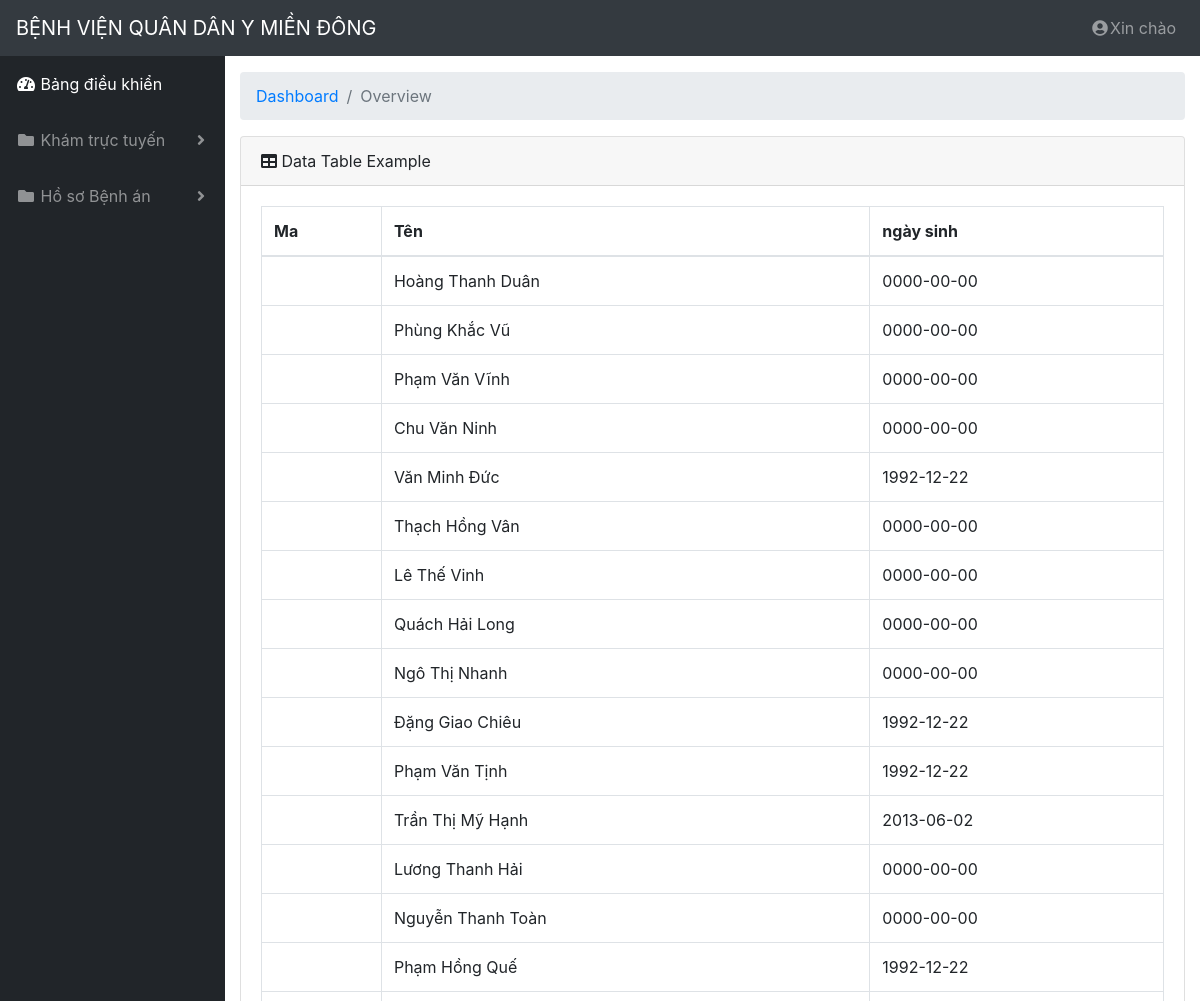
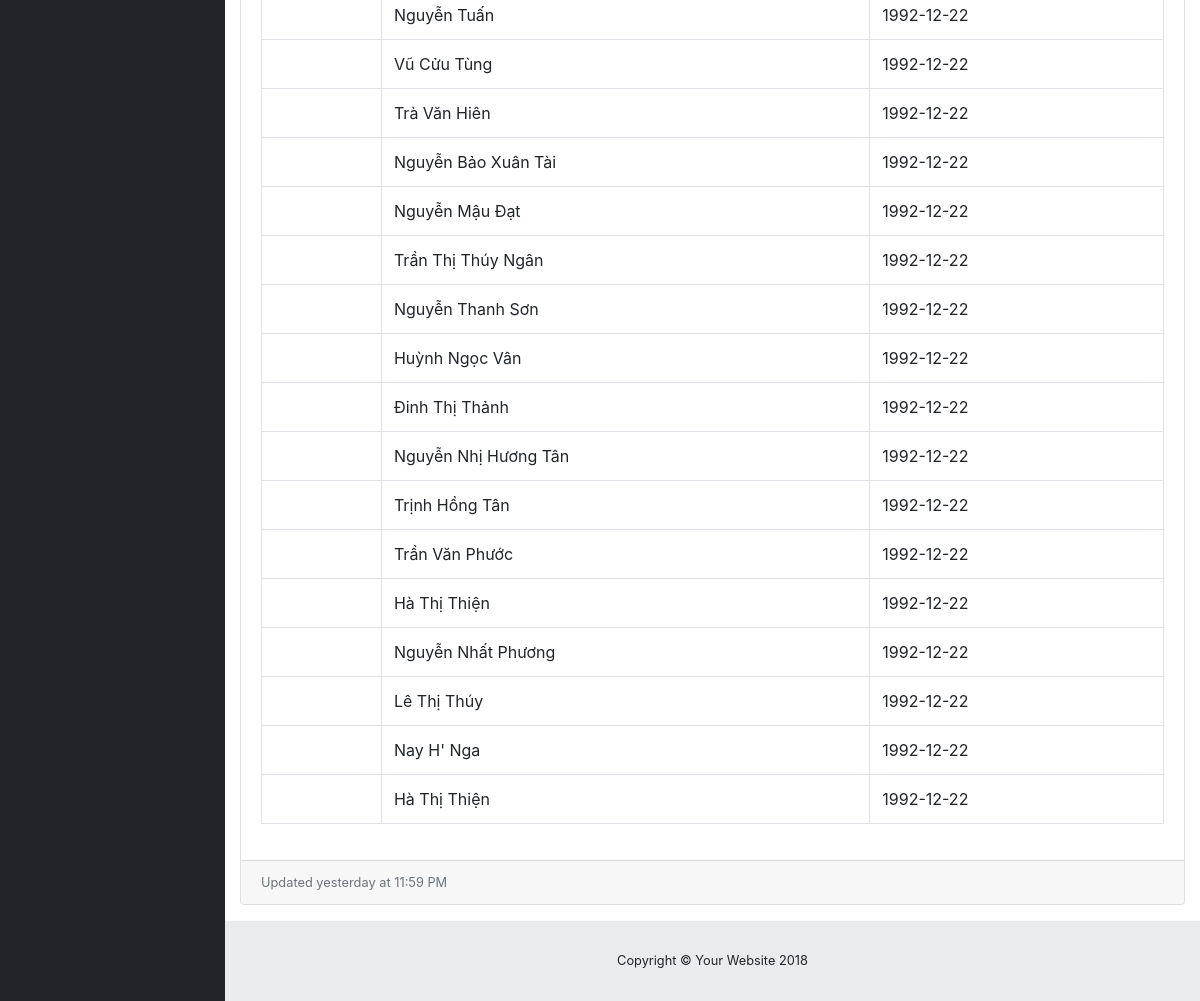
The app's page / (signed in) with its own data (2 pictures, top to bottom).
### tables this page shows
CREATE TABLE `tblbacsi` (
  `id` int(11) NOT NULL,
  `tenBacsi` varchar(255) NOT NULL,
  `idKhoa` int(11) NOT NULL,
  `ngaySinh` date DEFAULT NULL,
  `gioiTinh` char(3) NOT NULL DEFAULT 'Nữ',
  `diaChi` varchar(100) NOT NULL DEFAULT 'Quận 9, TPHCM',
  `CMND` char(9) NOT NULL,
  `trinhDo` char(2) NOT NULL,
  `soDT` char(11) NOT NULL,
  `idDangnhap` int(11) NOT NULL
);

### index.php (called while the page is built, shortened)
<?php
require('lib/router.php');

### views/home.php (the view, shortened to what this page needs)
<?php include('header.php') ?>
    <div id="content-wrapper">
        <div class="container-fluid">
          <ol class="breadcrumb">
            <li class="breadcrumb-item">
              <a href="#">Dashboard</a>
            </li>
            <li class="breadcrumb-item active">Overview</li>
          </ol>
        <?php
            $conn = connection::_open();
            $sql= "select * from tblbacsi";
            $result = mysqli_query($conn,$sql);
        ?>
          <div class="card mb-3">
            <div class="card-header">
              <i class="fas fa-table"></i>
              Data Table Example</div>
            <div class="card-body">
              <div class="table-responsive">
                <table class="table table-bordered" id="dataTable" width="100%" cellspacing="0">
                    <thead>
                        <tr>
                            <th>Ma</th>
                            <th>Tên</th>
                            <th>ngày sinh</th>
                        </tr>
                    </thead>
                    <tbody>
                    <?php
                       while($item = mysqli_fetch_array($result)) {
                            echo "<tr>";
                            echo "<td>".$item['maBacsi']."</td>";
                            echo "<td>".$item['tenBacsi']."</td>";
                            echo "<td>".$item['ngaySinh']."</td>";
                            echo "</tr>";
                        }
                    ?>
                    </tbody>
                </table>
              </div>
            </div>
            <div class="card-footer small text-muted">Updated yesterday at 11:59 PM</div>
          </div>
        </div>
        <footer class="sticky-footer">
          <div class="container my-auto">
            <div class="copyright text-center my-auto">
              <span>Copyright © Your Website 2018</span>
            </div>
          </div>
        </footer>
    </div>
<?php include('footer.php') ?>

### lib/router.php (shortened to what this page needs)
<?php
$request_uri = explode('?', $_SERVER['REQUEST_URI'], 2);
if( isset($_SESSION['user'] ) ){
    switch( $request_uri[0] ){
        case '/':
            require 'views/home.php';
            break;
    }
}
?>

### views/header.php (shortened to what this page needs)
<!DOCTYPE html>
<html lang="en">
  <head>
    <link href="vendor/bootstrap/css/bootstrap.min.css" rel="stylesheet">
    <link href="vendor/fontawesome-free/css/all.min.css" rel="stylesheet" type="text/css">
    <link href="css/bootstrap-datepicker.css" rel="stylesheet" type="text/css">
    <link href="css/sb-admin.css" rel="stylesheet">
    <link href="css/custom.css" rel="stylesheet">
  </head>
  <body id="page-top">
    <nav class="navbar navbar-expand navbar-dark bg-dark static-top">
      <a class="navbar-brand mr-1" href="/">BỆNH VIỆN QUÂN DÂN Y MIỀN ĐÔNG</a>
      <ul class="navbar-nav ml-auto ml-md-0">
        <li class="nav-item dropdown no-arrow">
          <a class="nav-link dropdown-toggle" href="#" id="userDropdown" role="button" data-toggle="dropdown" aria-haspopup="true" aria-expanded="false">
            <i class="fas fa-user-circle fa-fw"></i>Xin chào
          </a>
        </li>
      </ul>
    </nav>
    <div id="wrapper">
      <ul class="sidebar navbar-nav">
        <li class="nav-item active">
          <a class="nav-link" href="/">
            <i class="fas fa-fw fa-tachometer-alt"></i>
            <span>Bảng điều khiển</span>
          </a>
        </li>
        <li class="nav-item dropdown">
          <a class="nav-link dropdown-toggle" href="#" id="pagesDropdown" role="button" data-toggle="dropdown" aria-haspopup="true" aria-expanded="false">
            <i class="fas fa-fw fa-folder"></i>
            <span>Khám trực tuyến</span>
          </a>
        </li>
        <li class="nav-item dropdown">
          <a class="nav-link dropdown-toggle" href="#" id="pagesDropdown" role="button" data-toggle="dropdown" aria-haspopup="true" aria-expanded="false">
            <i class="fas fa-fw fa-folder"></i>
            <span>Hồ sơ Bệnh án</span>
          </a>
        </li>
      </ul>

### views/footer.php (shortened to what this page needs)
</div>
  </body>
</html>

### css/sb-admin.css (style rules this page uses)
html { position: relative; min-height: 100%; }
body { height: 100%; }
#wrapper { display: -webkit-box; display: -ms-flexbox; display: flex; }
#wrapper #content-wrapper { overflow-x: hidden; width: 100%; padding-top: 1rem; padding-bottom: 80px; }
.navbar-nav .nav-item.active .nav-link { color: #fff; }
.navbar-nav .nav-item.dropdown .dropdown-toggle::after { width: 1rem; text-align: center; float: right; vertical-align: 0; border: 0; font-weight: 900; content: '\f105'; font-family: 'Font Awesome 5 Free'; }
.navbar-nav .nav-item.dropdown.no-arrow .dropdown-toggle::after { display: none; }
.sidebar { width: 90px !important; background-color: #212529; min-height: calc(100vh - 56px); }
.sidebar .nav-item:last-child { margin-bottom: 1rem; }
.sidebar .nav-item .nav-link { text-align: center; padding: 0.75rem 1rem; width: 90px; }
.sidebar .nav-item .nav-link span { font-size: 0.65rem; display: block; }
.sidebar .nav-item.dropdown .dropdown-toggle::after { display: none; }
.sidebar .nav-item .nav-link { color: rgba(255, 255, 255, 0.5); }
@media (min-width: 768px) { .sidebar { width: 225px !important; } }
@media (min-width: 768px) { .sidebar .nav-item .nav-link { display: block; width: 100%; text-align: left; padding: 1rem; width: 225px; } }
@media (min-width: 768px) { .sidebar .nav-item .nav-link span { font-size: 1rem; display: inline; } }
@media (min-width: 768px) { .sidebar .nav-item.dropdown .dropdown-toggle::after { display: block; } }
:root { --input-padding-x: 0.75rem; --input-padding-y: 0.75rem; }
footer.sticky-footer { display: -webkit-box; display: -ms-flexbox; display: flex; position: absolute; right: 0; bottom: 0; width: calc(100% - 90px); height: 80px; background-color: #e9ecef; }
footer.sticky-footer .copyright { line-height: 1; font-size: 0.8rem; }
@media (min-width: 768px) { footer.sticky-footer { width: calc(100% - 225px); } }

### records on screen
tblbacsi: tenBacsi "Hoàng Thanh Duân", ngaySinh "0000-00-00"
tblbacsi: tenBacsi "Phùng Khắc Vũ", ngaySinh "0000-00-00"
tblbacsi: tenBacsi "Phạm Văn Vĩnh", ngaySinh "0000-00-00"
tblbacsi: tenBacsi "Chu Văn Ninh", ngaySinh "0000-00-00"
tblbacsi: tenBacsi "Văn Minh Đức", ngaySinh "1992-12-22"
tblbacsi: tenBacsi "Thạch Hồng Vân", ngaySinh "0000-00-00"
tblbacsi: tenBacsi "Lê Thế Vinh", ngaySinh "0000-00-00"
tblbacsi: tenBacsi "Quách Hải Long", ngaySinh "0000-00-00"
tblbacsi: tenBacsi "Ngô Thị Nhanh", ngaySinh "0000-00-00"
tblbacsi: tenBacsi "Đặng Giao Chiêu", ngaySinh "1992-12-22"
tblbacsi: tenBacsi "Phạm Văn Tịnh", ngaySinh "1992-12-22"
tblbacsi: tenBacsi "Trần Thị Mỹ Hạnh", ngaySinh "2013-06-02"
tblbacsi: tenBacsi "Lương Thanh Hải", ngaySinh "0000-00-00"
tblbacsi: tenBacsi "Nguyễn Thanh Toàn", ngaySinh "0000-00-00"
tblbacsi: tenBacsi "Phạm Hồng Quế", ngaySinh "1992-12-22"
tblbacsi: tenBacsi "Nguyễn Tuấn", ngaySinh "1992-12-22"
tblbacsi: tenBacsi "Vũ Cửu Tùng", ngaySinh "1992-12-22"
tblbacsi: tenBacsi "Trà Văn Hiên", ngaySinh "1992-12-22"
tblbacsi: tenBacsi "Nguyễn Bảo Xuân Tài", ngaySinh "1992-12-22"
tblbacsi: tenBacsi "Nguyễn Mậu Đạt", ngaySinh "1992-12-22"
tblbacsi: tenBacsi "Trần Thị Thúy Ngân", ngaySinh "1992-12-22"
tblbacsi: tenBacsi "Nguyễn Thanh Sơn", ngaySinh "1992-12-22"
tblbacsi: tenBacsi "Huỳnh Ngọc Vân", ngaySinh "1992-12-22"
tblbacsi: tenBacsi "Đinh Thị Thảnh", ngaySinh "1992-12-22"
tblbacsi: tenBacsi "Nguyễn Nhị Hương Tân", ngaySinh "1992-12-22"
tblbacsi: tenBacsi "Trịnh Hồng Tân", ngaySinh "1992-12-22"
tblbacsi: tenBacsi "Trần Văn Phước", ngaySinh "1992-12-22"
tblbacsi: tenBacsi "Hà Thị Thiện", ngaySinh "1992-12-22"
tblbacsi: tenBacsi "Nguyễn Nhất Phương", ngaySinh "1992-12-22"
tblbacsi: tenBacsi "Lê Thị Thúy", ngaySinh "1992-12-22"
tblbacsi: tenBacsi "Nay H' Nga", ngaySinh "1992-12-22"
tblbacsi: tenBacsi "Hà Thị Thiện", ngaySinh "1992-12-22"
